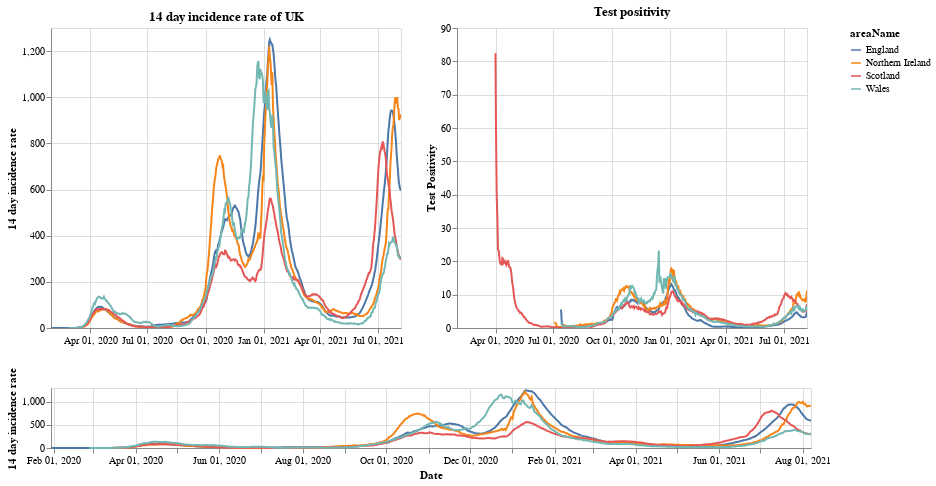

The cell this chart's notebook holds for it:
### Markdown cell above
# Plots

First a plot with each country in the UK. The top right shows the positivity rate for (which is the percentage of registered tests which were positive) while the top left is the 14 day incidence rate. The bottom chart can be used to select the timeframe (does not work on a mobile device).

### Code cell
#collapse
brush = alt.selection(type='interval', name='DateBrush',encodings=['x'],fields=['Time'])
leg_selection = alt.selection_multi(fields=['areaName'], bind='legend')

base = alt.Chart(uk_cases).mark_line().encode(
    x=alt.X("yearmonthdate(date):T", axis=alt.Axis(title='Date')),
    y=alt.Y("twoWeeklyCasesRate:Q", axis=alt.Axis(title='14 day incidence rate')),
    tooltip=['areaName', 'date','twoWeeklyCasesRate', 'testPositivity'],
    color='areaName',
    opacity=alt.condition(leg_selection, alt.value(2), alt.value(0.1))
).add_selection(leg_selection).properties(width=350)

upper = base.encode(alt.X('yearmonthdate(date):T', axis=alt.Axis(title=''),
                         scale=alt.Scale(domain=brush))
                   ).properties(title=f'14 day incidence rate of UK')
upper_right = upper.encode(alt.Y('testPositivity:Q', axis=alt.Axis(title='Test Positivity'))).properties(title='Test positivity')
lower = base.properties(height=60, width = 760).add_selection(brush)

(upper | upper_right) & lower

### Figure 1 — Vega-Lite specification as saved in the notebook (floating-point values rounded to 4 significant figures; data arrays with more than 128 entries replaced by an {"elided": "..."} marker saying what was removed)
{"config": {"view": {"continuousWidth": 400, "continuousHeight": 300}}, "vconcat": [{"hconcat": [{"mark": "line", "encoding": {"color": {"type": "nominal", "field": "areaName"}, "opacity": {"condition": {"value": 2, "selection": "selector001"}, "value": 0.1}, "tooltip": [{"type": "nominal", "field": "areaName"}, {"type": "temporal", "field": "date"}, {"type": "quantitative", "field": "twoWeeklyCasesRate"}, {"type": "quantitative", "field": "testPositivity"}], "x": {"type": "temporal", "axis": {"title": ""}, "field": "date", "scale": {"domain": {"selection": "DateBrush"}}, "timeUnit": "yearmonthdate"}, "y": {"type": "quantitative", "axis": {"title": "14 day incidence rate"}, "field": "twoWeeklyCasesRate"}}, "selection": {"selector001": {"type": "multi", "fields": ["areaName"], "bind": "legend"}}, "title": "14 day incidence rate of UK", "width": 350}, {"mark": "line", "encoding": {"color": {"type": "nominal", "field": "areaName"}, "opacity": {"condition": {"value": 2, "selection": "selector001"}, "value": 0.1}, "tooltip": [{"type": "nominal", "field": "areaName"}, {"type": "temporal", "field": "date"}, {"type": "quantitative", "field": "twoWeeklyCasesRate"}, {"type": "quantitative", "field": "testPositivity"}], "x": {"type": "temporal", "axis": {"title": ""}, "field": "date", "scale": {"domain": {"selection": "DateBrush"}}, "timeUnit": "yearmonthdate"}, "y": {"type": "quantitative", "axis": {"title": "Test Positivity"}, "field": "testPositivity"}}, "selection": {"selector001": {"type": "multi", "fields": ["areaName"], "bind": "legend"}}, "title": "Test positivity", "width": 350}]}, {"mark": "line", "encoding": {"color": {"type": "nominal", "field": "areaName"}, "opacity": {"condition": {"value": 2, "selection": "selector001"}, "value": 0.1}, "tooltip": [{"type": "nominal", "field": "areaName"}, {"type": "temporal", "field": "date"}, {"type": "quantitative", "field": "twoWeeklyCasesRate"}, {"type": "quantitative", "field": "testPositivity"}], "x": {"type": "temporal", "axis": {"title": "Date"}, "field": "date", "timeUnit": "yearmonthdate"}, "y": {"type": "quantitative", "axis": {"title": "14 day incidence rate"}, "field": "twoWeeklyCasesRate"}}, "height": 60, "selection": {"selector001": {"type": "multi", "fields": ["areaName"], "bind": "legend"}, "DateBrush": {"type": "interval", "encodings": ["x"], "fields": ["Time"]}}, "width": 760}], "data": {"name": "data-81a301af64a32b6f3291ed0e920bda1d"}, "$schema": "https://vega.github.io/schema/vega-lite/v4.8.1.json", "datasets": {"data-81a301af64a32b6f3291ed0e920bda1d": {"elided": "2132 records"}}}
